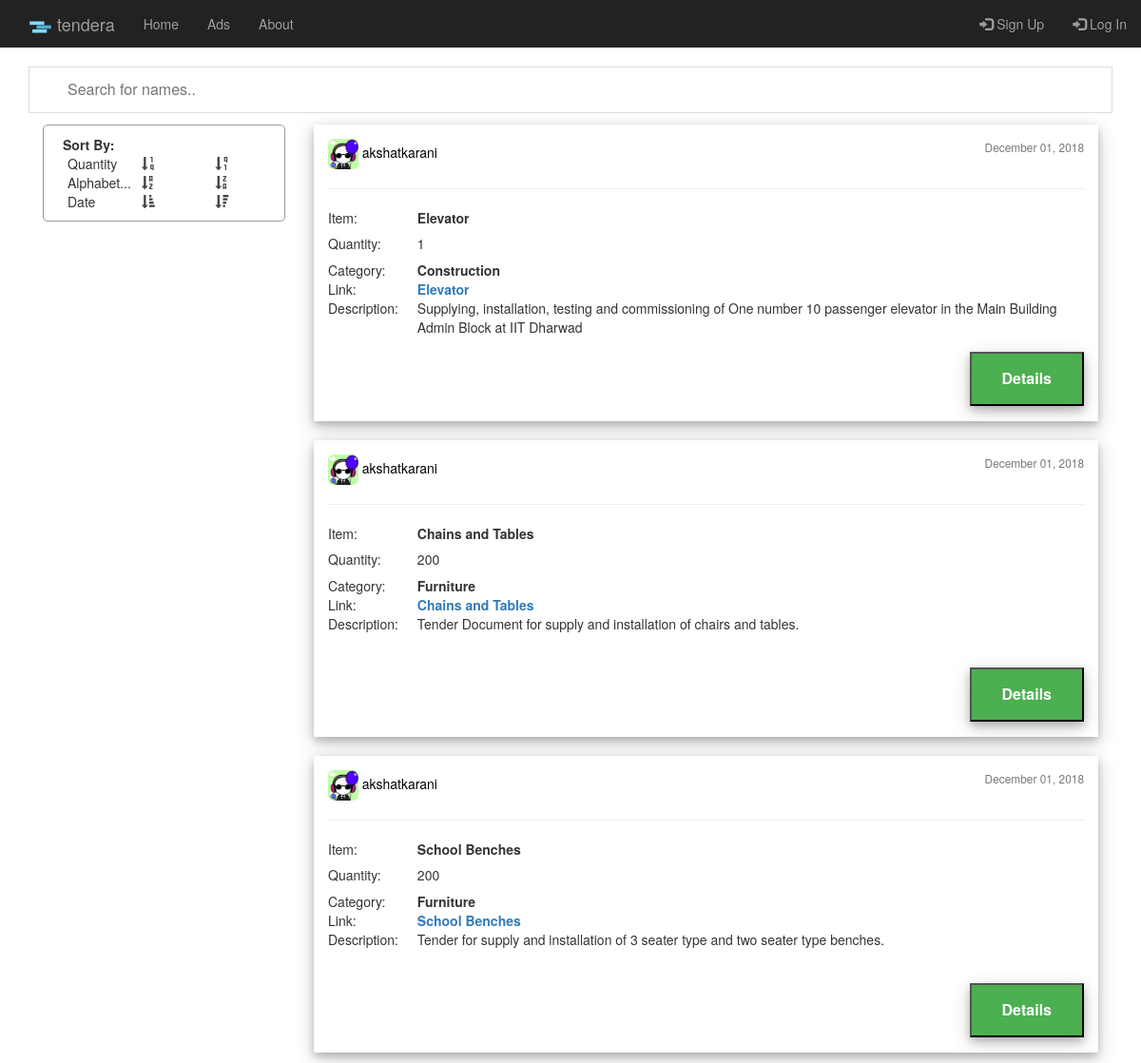
Page /post/quantity on the committed database.
### post/models.py (models this page shows, shortened)
class Post(models.Model):
	category = models.CharField(max_length=50)
	item = models.CharField(max_length=100)
	quantity = models.IntegerField(default=0)
	document = models.FileField(upload_to='tender_docs/')
	description = models.TextField()
	elegibility = models.TextField(default='Elegibility')
	date_posted = models.DateTimeField(auto_now_add= True)
	author = models.ForeignKey(User, on_delete = models.CASCADE)

### users/models.py (models this page shows, shortened)
class UserProfile(models.Model):
	user = models.OneToOneField(User, on_delete = models.CASCADE)
	image = models.ImageField(default= 'default_pic.jpg', upload_to = 'user_pics')

### post/views.py (the view)
# urls.py: path('', PostListView.as_view(), name='post-home'),
class PostListView(ListView):
	model = Post
	template_name = 'post/home.html'
	context_object_name = 'posts'
	ordering = ['-date_posted']
	paginate_by = 5
	def get_queryset(self):
		order_by = self.kwargs.get('order_by') or '-date_posted'
		return Post.objects.order_by(order_by)

### post/templates/post/home.html (shortened to what this page needs)
{% extends "post/base.html" %}
{% block content %}
<input type="text" id="myInput2" onkeyup="mySearch2()" placeholder="Search for names..">
<div class="col-sm-3">
  <section class="media content-section" style="border: 1px solid;border-color: #999999;border-radius: 5px;padding: 10px">
    <div>
      <span style="padding: 10px;"><b>Sort By:</b></span>
      <div>
        <div class="col-sm-4">Quantity</div>
        <div class="col-sm-4">
        <a href="{% url 'post-home' 'quantity' %}" style="text-decoration: none;color: #444444">
          <span id="quantity" onmouseover="this.style.cursor='pointer'" onmouseout="this.style.cursor='default'" class="glyphicon glyphicon-sort-by-order">
          </span>
        </a>
        </div>
        <div class="col-sm-4">
        <a href="{% url 'post-home' '-quantity' %}" style="text-decoration: none;color: #444444">
          <span id="-quantity" onmouseover="this.style.cursor='pointer'" onmouseout="this.style.cursor='default'" class="glyphicon glyphicon-sort-by-order-alt">
          </span>
        </a>
        </div>
      </div>
      <div>
        <div class="col-sm-4">Alphabet...</div>
        <div class="col-sm-4">
        <a href="{% url 'post-home' 'item' %}" style="text-decoration: none;color: #444444">
          <span id="quantity" onmouseover="this.style.cursor='pointer'" onmouseout="this.style.cursor='default'" class="glyphicon glyphicon-sort-by-alphabet">
          </span>
        </a>
        </div>
        <div class="col-sm-4">
        <a href="{% url 'post-home' '-item' %}" style="text-decoration: none;color: #444444">
          <span id="-quantity" onmouseover="this.style.cursor='pointer'" onmouseout="this.style.cursor='default'" class="glyphicon glyphicon-sort-by-alphabet-alt">
          </span>
        </a>
        </div>
      </div>
      <div>
        <div class="col-sm-4">Date</div>
        <div class="col-sm-4">
        <a href="{% url 'post-home' 'date_posted' %}" style="text-decoration: none;color: #444444">
          <span id="quantity" onmouseover="this.style.cursor='pointer'" onmouseout="this.style.cursor='default'" class="glyphicon glyphicon-sort-by-attributes">
          </span>
        </a>
        </div>
        <div class="col-sm-4">
        <a href="{% url 'post-home' '-date_posted' %}" style="text-decoration: none;color: #444444">
          <span id="-quantity" onmouseover="this.style.cursor='pointer'" onmouseout="this.style.cursor='default'" class="glyphicon glyphicon-sort-by-attributes-alt">
          </span>
        </a>
        </div>
      </div>
  </section>
</div>
<div id="posts" class="col-sm-9">
  {% for post in posts %}
  <div id="post">
    <article class="media content-section" style="box-shadow: 0 4px 8px 0 rgba(0, 0, 0, 0.2), 0 6px 20px 0 rgba(0, 0, 0, 0.19);">
      <div style="padding: 15px;">
        <img class=" img-rounded article-imag" style="width: 4%; height: 4%" src="{{ post.author.userprofile.image.url }}">
      <a class="mr-2" href="{% url 'user-posts' post.author.username %}" style="color: black">{{ post.author }}</a>
      <small style="float: right" class="text-muted">{{ post.date_posted|date:"F d, Y" }}</small>
      <hr>
      <table>
        <tr>
          <td>
            Item:
          </td>
          <td class="second-dat">
            <b id='item' >{{ post.item }}</b>
          </td>
        </tr>
        <tr>
          <td>
            Quantity:
          </td>
          <td class="second-dat">
            <b><h5>{{ post.quantity }}</h5></b>
          </td>
        </tr>
        <tr>
          <td>
            Category:
          </td>
          <td class="second-dat">
            <b>{{ post.category }}</b>
          </td>
        </tr>
        <tr>
          <td>
            Link:
          </td>
          <td class="second-dat">
            <b><a href="{{ post.document.url }}">{{ post.item }}</a></b>
          </td>
        </tr>
        <tr>
          <td style="vertical-align: top">
            Description:
          </td>
          <td class="second-dat">
            <div style="height: 40px; overflow: hidden;">
               <p class="article-content">{{ post.description }}</p>
           </div>
          </td>
        </tr>
      </table>
        <a href="{% url 'post-detail' post.id %}"><button class="button_post" style="box-shadow: 0 4px 8px 0 rgba(0, 0, 0, 0.2), 0 6px 20px 0 rgba(0, 0, 0, 0.19);"><b>Details</b></button></a>
      </div>
    </article>
    <br>
  </div>
  {% endfor %}
</div>
  <br>
</div>
{% endblock content %}

### post/static/post/main.css (style rules this page uses)
.button_post { background-color: #4CAF50; color: white; padding: 15px 32px; text-align: center; text-decoration: none; display: inline-block; font-size: 16px; margin: 16px 0px; cursor: pointer; float: right; }
.second-dat { padding: 0px 20px; }
#myInput2 { width: 100%; font-size: 16px; padding: 12px 20px 12px 40px; border: 1px solid #ddd; margin-bottom: 12px; }

### rows in the picture
Post: author.userprofile.image (picture), author "akshatkarani", date_posted "December 01, 2018", item "Elevator", quantity "1", category "Construction", description "Supplying, installation, testing and commissioning of One number 10 passenger elevator in the Main Building Admin Block at IIT Dharwad"
Post: author.userprofile.image (picture), author "akshatkarani", date_posted "December 01, 2018", item "Chains and Tables", quantity "200", category "Furniture", description "Tender Document for supply and installation of chairs and tables."
Post: author.userprofile.image (picture), author "akshatkarani", date_posted "December 01, 2018", item "School Benches", quantity "200", category "Furniture", description "Tender for supply and installation of 3 seater type and two seater type benches."
